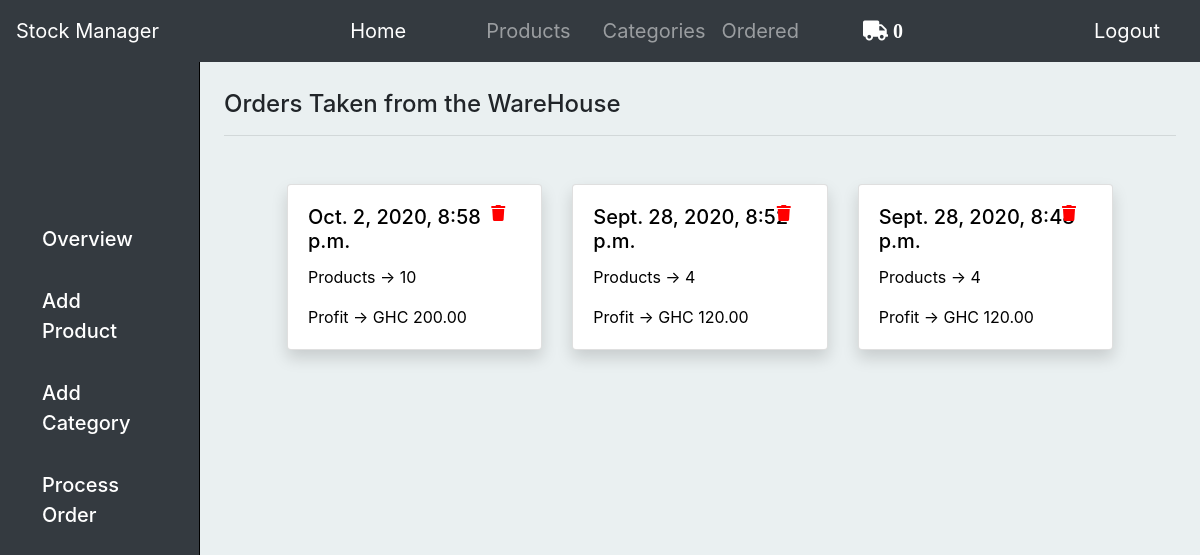
Screenshot of /orders/ (signed in) with the database file from the repository.
### base/models.py (models this page shows, shortened)
class Order(models.Model):
    user = models.ForeignKey(User, on_delete=models.CASCADE)
    code = models.CharField(max_length=100)
    items = models.ManyToManyField(Item)
    ordered_date = models.DateTimeField(auto_now_add=True)
    ordered = models.BooleanField(default=False)
    order_profit = models.DecimalField(max_digits=9, default=0.0, decimal_places=2)
    year_month = models.CharField(max_length=100, null=True, blank=True)
    def __str__(self):
        return f"{self.user.username}'s order "
    def total_products(self):
        total = 0
        for item in self.items.all():
            total += item.quantity
        return total

class Item(models.Model):
    user = models.ForeignKey(User, on_delete=models.CASCADE)
    item = models.ForeignKey(Product, on_delete=models.CASCADE)
    quantity = models.IntegerField(default=0)
    ordered = models.BooleanField(default=False)

### base/views.py (the view)
# urls.py: path('orders/',views.orders, name="orders"),
@login_required
def orders(request):
    ordered_orders = Order.objects.filter(ordered=True, user=request.user).order_by('-ordered_date')
    context ={
        'ordered_orders':ordered_orders
    }
    print(ordered_orders)
    return render(request, 'base/orders.html', context)

### base/templatetags/cart_template_tags.py (called while the page is built)
@register.filter
def cart_item_count(user):
    if user.is_authenticated:
        qs = Order.objects.filter(user=user, ordered=False)
        if qs.exists():
            return qs[0].items.count()
    return 0

### base/templates/base/orders.html
{% extends "base/layout.html" %}
{% load static %}
{% block main %}
<h4 class="h4_head">Orders Taken from the WareHouse</h4>
<hr>
<div class="row ml-5 mr-5 mt-5">
  {% if ordered_orders.count  < 1%}
  <h5 class="h4_head" style="text-align: center; margin-left: auto; margin-right: auto;">No Ordered Item!</h5>
  {% else %}
  {% for item in ordered_orders %}
  <div class="col-sm-4">
    <a href="{% url 'orderdetail' item.id %}" style="color: black; text-decoration: none;">
    <div class="card shadow">
      <div class="card-body">
        <h5 class="card-title">{{item.ordered_date}}</h5>
        <p class="card-text">Products -> {{item.total_products}}</p>
        <p class="card-text">Profit -> GHC {{item.order_profit}}</p>
        <a href="{% url 'orderconfirm' item.id %}"><i class="fas fa-trash prodicon" style="color: red;"></i></a>
      </div>
    </div>
    </a>
  </div>
  {% endfor %}
  {% endif %}
</div>
{% endblock main %}

### base/templates/base/layout.html (shortened to what this page needs)
{% load static %}
{% load cart_template_tags %}
<!DOCTYPE html>
<html>
<head>
    <link rel="stylesheet" href="https://stackpath.bootstrapcdn.com/bootstrap/4.5.2/css/bootstrap.min.css">
    <link rel="stylesheet" type="text/css" href="{% static 'css/style.css' %}">
    <link rel="stylesheet" href="https://use.fontawesome.com/releases/v5.7.0/css/all.css">
</head>
<body style="background-color: #EAF0F1">
    <nav class="navbar navbar-expand-lg navbar-dark bg-dark fixed-top">
    <a class="navbar-brand" href="#">Stock Manager</a>
    <div class="collapse navbar-collapse" id="navbarSupportedContent">
        <ul class="navbar-nav ml-auto mr-auto">
        <li class="nav-item active mr-5">
            <a class="nav-link " href="{% url 'home' %}">Home <span class="sr-only">(current)</span></a>
        </li>
        <li class="nav-item ml-3">
            <a class="nav-link" href="{% url 'product' %}">Products</a>
        </li>
        <li class="nav-item ml-3">
            <a class="nav-link" href="{% url 'category' %}">Categories</a>
        </li>
        <li class="nav-item">
            <a class="nav-link" href="{% url 'orders' %}">Ordered</a>
        </li>
        <li class="nav-item">
            <a class="nav-link" href="{% url 'list' %}"><i class="fas fa-truck ml-5" style="color: white;;">  {{ request.user|cart_item_count }}</i></a>
        </li>
        </ul>
        {% if user.is_authenticated %}
        <a class="nav-link mr-2" href="{% url 'logout' %}">Logout</a>
        {% else %}
        <a class="nav-link mr-2" href="{% url 'login' %}">Login</a>
        {% endif %}
    </div>
    </nav>
    <div class="container-fluid">
    	<div class="row">
    		<div class="col-md-2 bg-dark d-none d-md-block sidebar">
    			<div class="sidebar-left">
    				<ul class="nav flex-column sidebar-nav">
                        <li class="nav-item  mt-3 mr-4 ml-3">
                            <div class="side_nav_div">
                            	<a class="nav-link active" href="{% url 'home' %}">
                               	Overview
                            </a>
                            </div>
                        </li>
                        <li class="nav-item  mt-3 mr-4 ml-3">
                            <div class="side_nav_div">
                            	<a class="nav-link active" href="{% url 'addprod' %}">
                               	Add Product
                            </a>
                            </div >
                        </li>
                        <li class="nav-item  mt-3 mr-4 ml-3">
                            <div class="side_nav_div">
                            	<a class="nav-link active" href="{% url 'addcat' %}">
                               	Add Category
                            </a>
                            </div >
                        </li>
                        <li class="nav-item  mt-3 mr-4 ml-3">
                            <div class="side_nav_div">
                            	<a class="nav-link active" href="#">
                               	Process Order
                            </a>
                            </div>
                        </li>
                    </ul>
    			</div>
    		</div>
    		<main role="main" class="col-md-9 ml-sm-auto col-lg-10 px-4">
    			{% block main %}
                {% endblock main %}
    		</main>
    	</div>
    </div>
</body>
</html>

### base/static/css/style.css (style rules this page uses)
.sidebar { position: fixed; top: 0; bottom: 0; z-index: 100; padding: 200px 0 0 10px; border-right: 1px solid black; }
.sidebar-left { position: sticky; top: 0; height: calc(100vh-70px); }
.sidebar-nav li .nav-link { color: white; font-weight: 500; font-size: 20px; }
nav { font-size: 20px; }
main { padding-top: 90px; }
main .card { margin-bottom: 40px; }
a { color: white; }
.prodicon { position: absolute; width: 20px; height: 20px; right: 30px; top: 20px; }

### rows the page displays
Order: ordered_date "Oct. 2, 2020, 8:58 p.m.", total_products "10", order_profit "200.00"
Order: ordered_date "Sept. 28, 2020, 8:52 p.m.", total_products "4", order_profit "120.00"
Order: ordered_date "Sept. 28, 2020, 8:48 p.m.", total_products "4", order_profit "120.00"

### other values shown
{{ request.user|cart_item_count }} "0"
